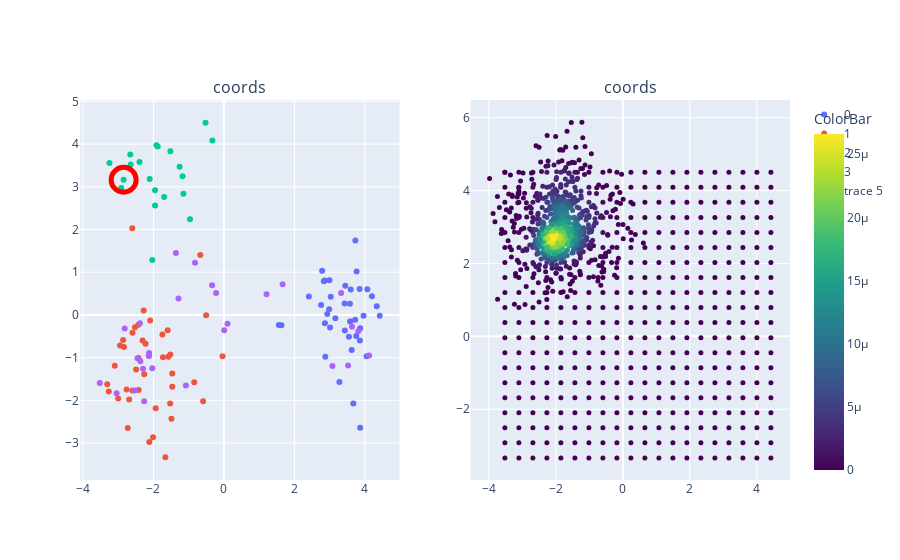

Notebook source saved alongside this figure:
### Code cell
from plotly import tools

title= 'coords'
fig_subplots = tools.make_subplots(rows=1, cols=2,subplot_titles=tuple([title]*2))

for trace in figwl:
    fig_subplots.append_trace(trace, 1, 1)
    

trace= go.Scatter(
    x= granted[:,0],
    y= granted[:,1],
    #z= grid_likes,
    mode= 'markers',
    marker= {
        'color':grid_likes,
        'colorbar': go.scatter.marker.ColorBar(
            title= 'ColorBar'
        ),
        'colorscale':'Viridis',
        'line': {'width': 0},
        'size': 5,
        'symbol': 'circle',
      "opacity": 1
      }
)

fig_subplots.append_trace(trace, 1,2)

iplot(fig_subplots)

### Figure 1 — Plotly figure (JSON) as saved in the notebook; plotly's stock layout.template omitted (floating-point values rounded to 4 significant figures; data arrays with more than 128 entries replaced by an {"elided": "..."} marker saying what was removed)
{"data": [{"mode": "markers", "name": "0", "type": "scatter", "x": [3.446, 2.864, 3.867, 2.933, 3.426, 3.725, 3.85, 4.337, 3.162, 3.962, 3.731, 3.581, 2.877, 1.633, 3.627, 2.787, 2.759, 3.59, 3.755, 3.766, 2.867, 3.549, 3.577, 4.2, 4.072, 3.013, 4.423, 2.411, 2.836, 1.559, 3.673, 3.432, 3.033, 2.995, 3.86, 3.868, 4.05, 3.278, 3.6, 2.987], "xaxis": "x", "y": [0.6806, 0.8039, -0.3101, 0.0224, 0.2678, -0.1141, 0.6073, 0.2055, -0.08085, -0.01937, 1.744, -0.1556, -0.982, -0.2438, -0.8191, 1.034, 0.2323, -0.1568, -0.4911, 1.017, -0.195, -0.5121, 0.26, 0.4381, 0.5979, -0.2977, -0.01998, 0.4327, 0.7897, -0.2371, -2.077, -0.368, 0.4228, 0.8121, -0.5973, -2.644, -0.9698, -1.573, 0.5977, 0.1332], "yaxis": "y"}, {"mode": "markers", "name": "1", "type": "scatter", "x": [-0.5885, -2.425, -2.009, -1.744, -0.841, -2.276, -0.5032, -1.525, -2.418, -1.519, -1.464, -0.6692, -2.76, -2.999, -2.834, -2.221, -2.421, -2.116, -2.727, -2.686, -0.03754, -1.659, -2.594, -3.265, -1.935, -1.464, -2.592, -2.86, -2.307, -2.09, -1.575, -2.261, -1.595, -2.49, -2.945, -2.13, -3.096, -3.309, -1.728, -1.488, -2.522, -2.6], "xaxis": "x", "y": [-2.023, -0.2331, -2.868, -0.4588, -1.576, 0.1033, -0.008133, -2.076, -1.757, -0.9291, -1.681, 1.404, -1.745, -1.958, -0.7515, -0.6726, -1.007, -2.979, -2.648, -1.981, -0.9657, -3.333, -1.768, -1.795, -2.187, -1.375, -0.4185, -0.5862, -0.5988, -0.1291, -0.9791, -1.392, -0.3601, -1.278, -0.7163, -0.9506, -1.188, -1.627, -0.9919, -2.431, -0.29, 2.032], "yaxis": "y"}, {"mode": "markers", "name": "2", "type": "scatter", "x": [-0.5204, -2.844, -1.952, -2.394, -2.104, -1.147, -3.247, -1.952, -2.657, -1.255, -1.695, -0.9598, -2.91, -1.875, -1.173, -2.03, -1.913, -1.518, -2.645, -0.3261], "xaxis": "x", "y": [4.5, 3.165, 2.561, 3.578, 3.182, 2.838, 3.557, 2.918, 3.754, 3.471, 2.762, 2.239, 2.973, 3.946, 3.246, 1.289, 3.972, 3.83, 3.52, 4.086], "yaxis": "y"}, {"mode": "markers", "name": "3", "type": "scatter", "x": [1.667, 0.0105, 4.121, 0.1035, 3.635, -2.296, 1.211, -0.3336, -2.263, 3.524, 3.079, -0.8192, -1.288, -0.2208, -1.36, -2.122, 3.815, -2.451, -2.368, -2.814, -2.123, -2.532, -3.044, 3.326, -3.522, -2.381, -2.031, -1.078], "xaxis": "x", "y": [0.7163, -0.3575, -0.9492, -0.207, -0.2782, -1.262, 0.4812, 0.6947, -2.023, -1.187, -1.198, 1.221, 0.3842, 0.5151, 1.449, -0.8904, -0.3819, -1.017, -1.086, -0.3186, -0.9641, -1.768, -1.833, 0.5104, -1.597, -0.195, -1.252, -1.653], "yaxis": "y"}, {"marker": {"color": "rgba(135, 206, 250, 0)", "line": {"color": "red", "width": 5}, "opacity": 1, "size": 25}, "mode": "markers", "showlegend": false, "type": "scatter", "x": [-2.844], "xaxis": "x", "y": [3.165], "yaxis": "y"}, {"marker": {"color": {"elided": "1200 float values"}, "colorbar": {"title": {"text": "ColorBar"}}, "colorscale": [[0, "#440154"], [0.1111, "#482878"], [0.2222, "#3e4989"], [0.3333, "#31688e"], [0.4444, "#26828e"], [0.5556, "#1f9e89"], [0.6667, "#35b779"], [0.7778, "#6ece58"], [0.8889, "#b5de2b"], [1, "#fde725"]], "line": {"width": 0}, "opacity": 1, "size": 5, "symbol": "circle"}, "mode": "markers", "type": "scatter", "x": {"elided": "1200 float values"}, "xaxis": "x2", "y": {"elided": "1200 float values"}, "yaxis": "y2"}], "layout": {"annotations": [{"font": {"size": 16}, "showarrow": false, "text": "coords", "x": 0.225, "xanchor": "center", "xref": "paper", "y": 1, "yanchor": "bottom", "yref": "paper"}, {"font": {"size": 16}, "showarrow": false, "text": "coords", "x": 0.775, "xanchor": "center", "xref": "paper", "y": 1, "yanchor": "bottom", "yref": "paper"}], "xaxis": {"anchor": "y", "domain": [0, 0.45]}, "xaxis2": {"anchor": "y2", "domain": [0.55, 1]}, "yaxis": {"anchor": "x", "domain": [0, 1]}, "yaxis2": {"anchor": "x2", "domain": [0, 1]}}}
